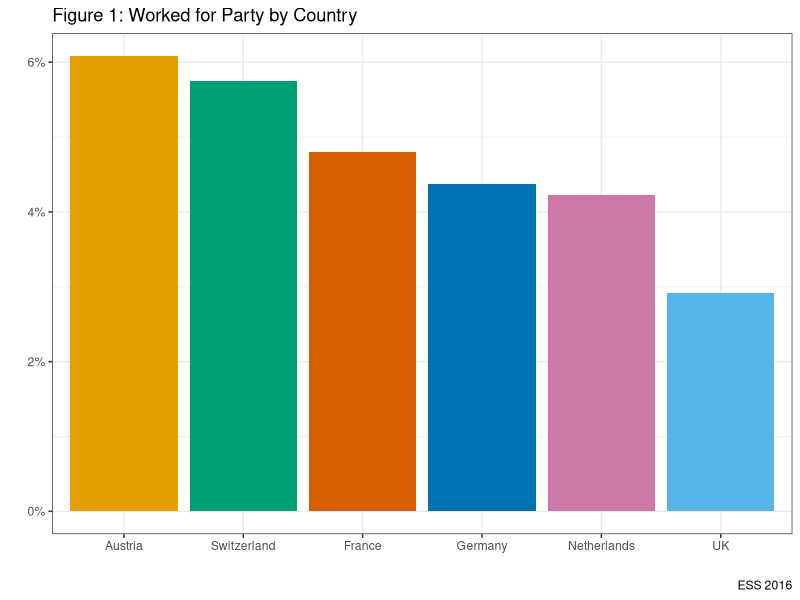
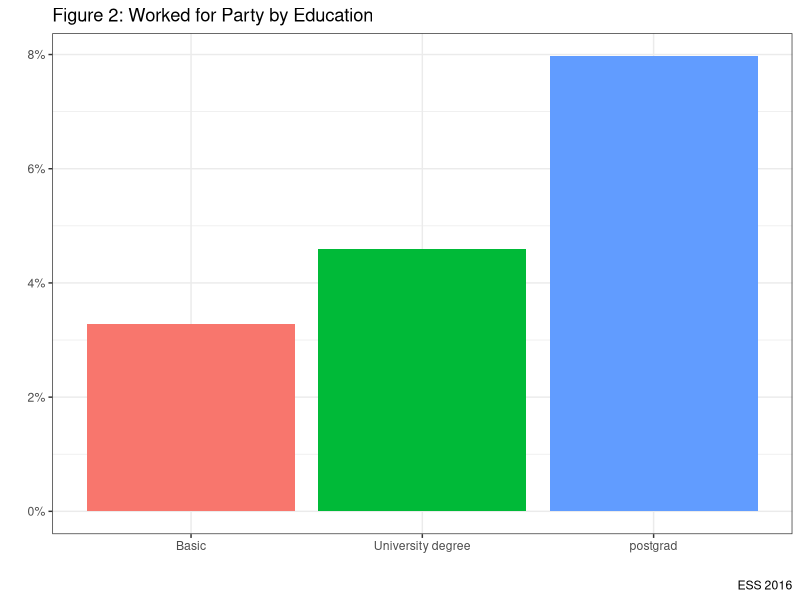
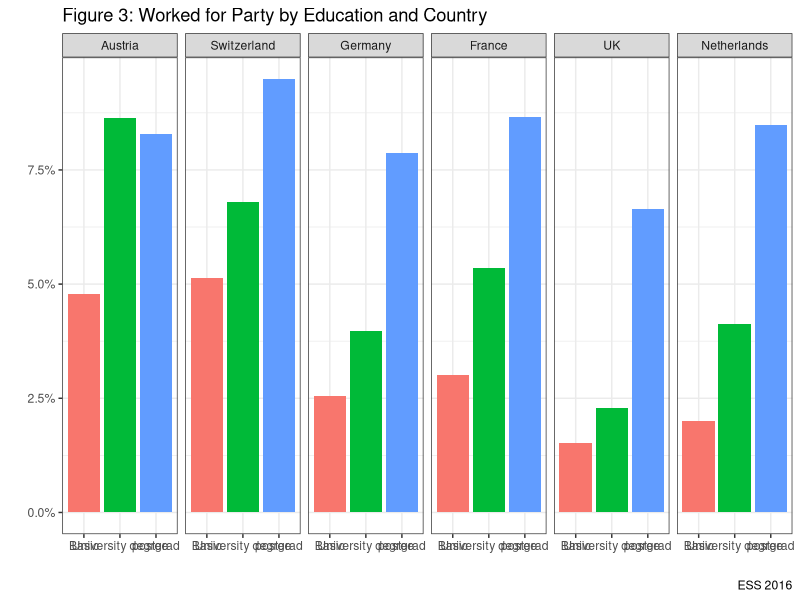
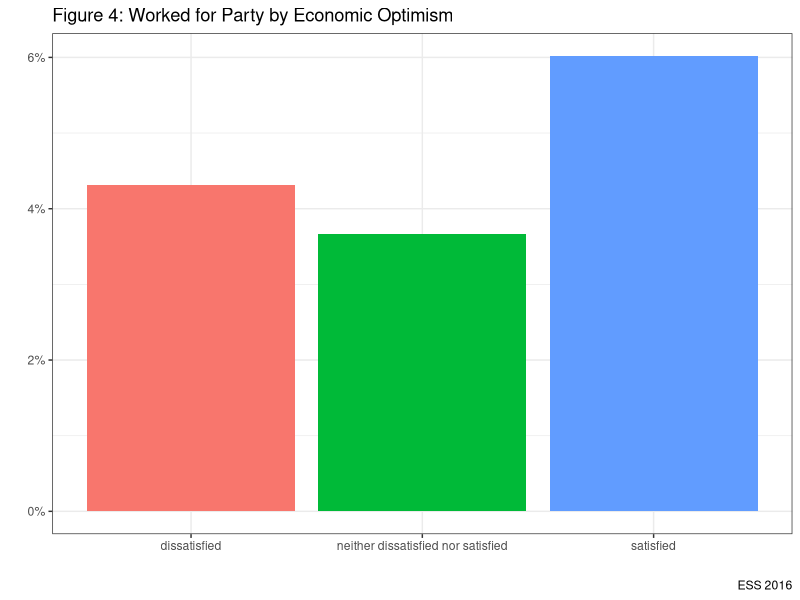
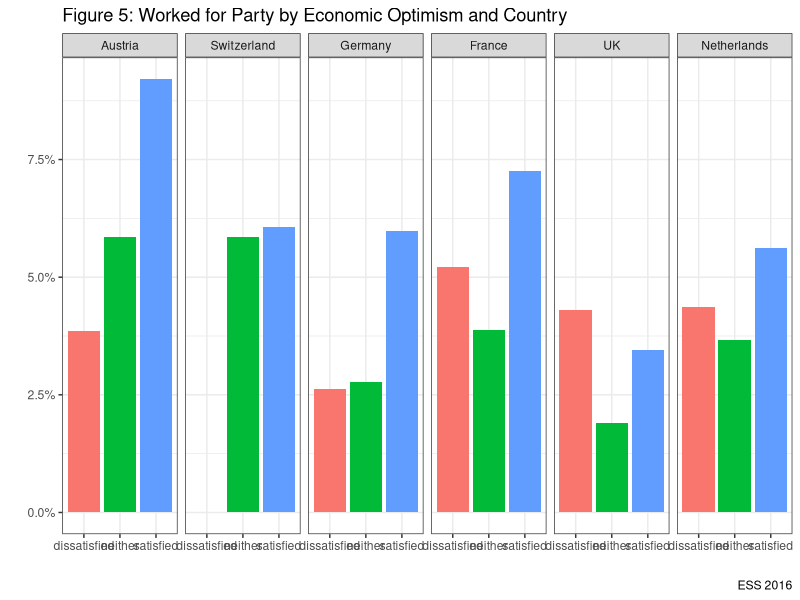

R code for these plots, in order:
# In the lecture, we found a particularly challenging picture of political parties. We found:

                  # (1) weakening attachments

                  # (2) falling (and concentrating) membership; and

                  # (3) Negative public images.

# In this lab, we're going to look at who works for political parties,
# examining their socio-economic background to see if there is inequality.

ESS <- foreign::read.dta("data/ESS.dta", convert.factors=TRUE)
attach(ESS)
library(tidyverse)
options(warn = -1)

#Let's begin by looking at the general levels of working for parties:

ESS %>% filter(!is.na(wparty)) %>% count(wparty) %>%
  mutate("%" = round(n/sum(n) * 100, digits=1)) %>%
  knitr::kable("pandoc", caption = "Work for Party in European Democracies",
  col.names = c('Worked', 'N', '%'), align="lccc")

#How does this vary by country?#

ESS %>% group_by(cntry) %>% filter(!is.na(wparty)) %>%
  count(wparty) %>% mutate("%" = round(n/sum(n) * 100, digits=1)) %>%
  knitr::kable("pandoc", caption = "Comparing Work for Party in European Democracies",
  col.names = c('Country', 'Worked', 'N', '%'), align="cccc")

# Let's graph this to make the findings stand out a bit better

ESS %>% group_by(cntry) %>% filter(!is.na(wparty)) %>%
  count(wparty) %>% mutate(prop=prop.table(n*100)) %>%
  filter(!wparty=="have not worked for pp") %>%
  ggplot(aes(x=reorder(cntry, -prop), y=prop, fill=cntry)) +
  geom_bar(stat="identity")+
  scale_fill_manual(values=c("#E69F00", "#009E73", "#0072B2", "#D55E00", "#56B4E9", "#CC79A7"))+
  labs(x="", y="", title="Figure 1: Worked for Party by Country", caption="ESS 2016")+
  scale_y_continuous(labels=scales::percent)+
  theme_bw()+
  guides(fill=FALSE)

a <- ESS %>% group_by(cntry) %>% summarise(mean= mean(age, na.rm=T))
b <- ESS %>% group_by(cntry, wparty) %>% summarise(avg_age_pp= mean(age, na.rm=T)) %>% filter(!is.na(wparty), !wparty=="have not worked for pp")
left_join(a, b, by = "cntry") %>% select(-wparty) %>%
     knitr::kable("pandoc", caption = "Average Population and Workers of Parties in European Democracies",
     col.names = c('Country', 'Average Age Population', 'Average Age Worker Political Party'), digits =1, align="cccc") %>% print()

#Let's look at the gender balance between the population and those who work for political parties#

c <- ESS %>% group_by(cntry) %>%
  count(gender) %>%
  mutate(perc_pop=n/sum(n)*100)


d <- ESS %>% group_by(cntry, gender) %>% filter(!is.na(wparty)) %>%
  count(wparty) %>% mutate(perc_wk_pp=n/sum(n)*100) %>%
  filter(!wparty=="have not worked for pp") %>%
  select(-wparty)

left_join(c, d, by=c("cntry", "gender")) %>% select(-n.x, -n.y) %>%
  knitr::kable("pandoc", caption = "Gender Balance in Population and Workers of Parties in European Democracies",
               col.names = c('Country', 'Gender', 'Percentage Population', 'Percentage Worker of Political Party'),
               digits =1, align="cccc") %>% print()

#Let's take a look at Education#


ESS %>% group_by(educat) %>% filter(!is.na(wparty), !is.na(educat)) %>%
       count(wparty) %>% mutate(prop=prop.table(n*100)) %>%
       filter(!wparty=="have not worked for pp") %>%
       ggplot(aes(x=educat, y=prop, fill=educat)) +
       geom_bar(stat="identity")+
       labs(x="", y="", title="Figure 2: Worked for Party by Education", caption="ESS 2016")+
       scale_y_continuous(labels=scales::percent)+
       theme_bw()+
       guides(fill=FALSE)

ESS %>% group_by(educat, cntry) %>% filter(!is.na(wparty), !is.na(educat)) %>%
  count(wparty) %>% mutate(prop=prop.table(n*100)) %>%
  filter(!wparty=="have not worked for pp") %>%
  ggplot(aes(x=educat, y=prop, fill=educat)) +
  geom_bar(stat="identity")+
  facet_grid(~cntry)+
  labs(x="", y="", title="Figure 3: Worked for Party by Education and Country", caption="ESS 2016")+
  scale_y_continuous(labels=scales::percent)+
  theme_bw()+
  guides(fill=FALSE)

#Economically Optimistic Party Workers?

ESS %>% group_by(econsat) %>% filter(!is.na(wparty), !is.na(econsat)) %>%
  count(wparty) %>% mutate(prop=prop.table(n*100)) %>%
  filter(!wparty=="have not worked for pp") %>%
  ggplot(aes(x=econsat, y=prop, fill=econsat)) +
  geom_bar(stat="identity")+
  labs(x="", y="", title="Figure 4: Worked for Party by Economic Optimism", caption="ESS 2016")+
  scale_y_continuous(labels=scales::percent)+
  theme_bw()+
  guides(fill=FALSE)

ESS %>% group_by(econsat, cntry) %>% filter(!is.na(wparty), !is.na(econsat)) %>%
  count(wparty) %>% mutate(prop=prop.table(n*100)) %>%
  filter(!wparty=="have not worked for pp") %>%
  ggplot(aes(x=econsat, y=prop, fill=econsat)) +
  geom_bar(stat="identity")+
  facet_grid(~cntry)+
  labs(x="", y="", title="Figure 5: Worked for Party by Economic Optimism and Country", caption="ESS 2016")+
  scale_y_continuous(labels=scales::percent)+
  theme_bw()+
  guides(fill=FALSE)+
  scale_x_discrete(labels=c("dissatisfied" = "dissatisfied", "neither dissatisfied nor satisfied" = "neither", "satisfied" = "satisfied"))

rm(a,b,c,d)


# What can we conclude about people who work for parties? Are they a model of equality and diversity?
